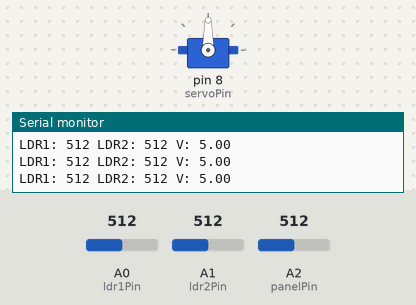
The sketch below on a simulated Arduino Uno, built with avr-gcc and run on an emulated ATmega328P. Parts: servo, the last lines printed to the serial monitor. The test bench sets the inputs (shaded band); at power-on: A0 (ldr1Pin) = 512, A1 (ldr2Pin) = 512, A2 (panelPin) = 512.

Above: at 1.2 s.
1.3 s: A0 (ldr1Pin) set to 542
At 3.82 s:
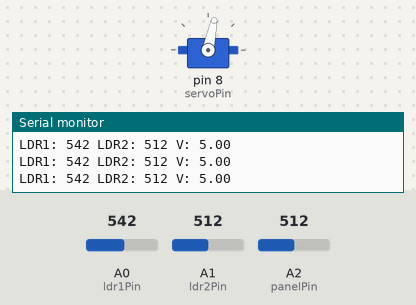
4.3 s: A0 (ldr1Pin) set to 511
At 5.1 s:
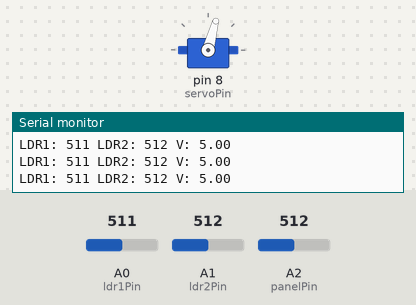
5.8 s: A1 (ldr2Pin) set to 479
At 7.64 s:
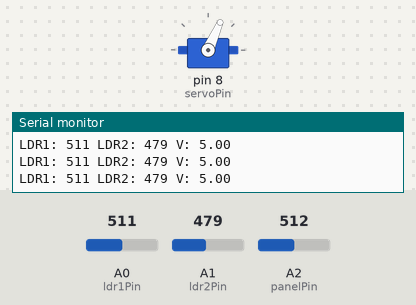
8.8 s: A1 (ldr2Pin) set to 511
10.3 s: A0 (ldr1Pin) set to 716
At 11.67 s:
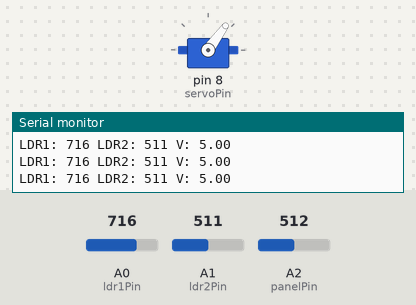
13.3 s: A2 (panelPin) set to 1010
16.3 s: A2 (panelPin) set to 1023
Timing chart, 0 to 20.3 s (numbered marks = the images above; inputs shaded):
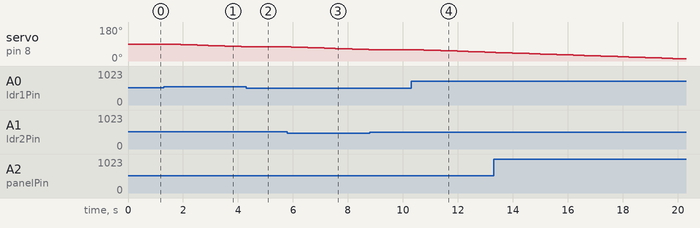

The sketch:

stbasic.ino
```cpp
#include <Servo.h>
int ldr1Pin = A0;  // LDR 1 (Levi senzor)
int ldr2Pin = A1;  // LDR 2 (Desni senzor)
int panelPin = A2;
int servoPin = 8;  // Servo motor pin
Servo myservo;     // Pravi servo objekat
int ldr1Value = 0;

int ldr2Value = 0;
int servoPos = 90; // Pocetna pozicija (moze se menjati ali utice na if funkciju
void setup() {
  myservo.attach(servoPin); // Prikljuci servo pinu 8
  pinMode(ldr1Pin, INPUT);  // LDR1 ulaz
  pinMode(ldr2Pin, INPUT);  // LDR2 ulaz
  myservo.write(servoPos);  // Pocetna pozicija serva
  Serial.begin(9600);       // Serijska kom, upali serial monitor
}
int threshold = 20; // tolerancija

void loop() {
  ldr1Value = analogRead(ldr1Pin);
  ldr2Value = analogRead(ldr2Pin);

  int diff = ldr1Value - ldr2Value;

  int raw = analogRead(panelPin);
  float voltage = raw * (5.0 / 1023.0); // pretva`ra se u napon
  float panelVoltage = voltage * 2; // mnozi se napon jer se deli sa dva

  Serial.print("LDR1: ");
  Serial.print(ldr1Value);
  Serial.print(" LDR2: ");
  Serial.print(ldr2Value);
  Serial.print(" V: ");
  Serial.println(panelVoltage); // println zbog novog reda
  delay(100);

  if (abs(diff) > threshold) {
    if (diff < 0) {
      //ako je LDR2 jači pomeri panel udesno
      if (servoPos < 180) { // moze se smanjiti ugao za 5 do 10 stepeni if (servoPos < 170) ...
        servoPos += 1;
        myservo.write(servoPos);
      }
    } else {
      // ako je LDR1 jači pomeri panel u levo
      if (servoPos > 0) { //if (servoPos > 10) ...
        servoPos -= 1;
        myservo.write(servoPos);
      }
    }
  }

  delay(100);
}
```

Measured:
- the behaviour switches between 532 and 533 on A0 (ldr1Pin) (found by bisection; images 0 and 1)
- after the input at 1.3 s, servo on pin 8 (servoPin): moves from 90° to 76° over 2.6 s, starting after 0.21 s
- after the input at 4.3 s, servo on pin 8 (servoPin): goes on until 4.3 s, then stays 75°
- after the input at 5.8 s, servo on pin 8 (servoPin): moves from 75° to 60° over 2.8 s, starting after 0.14 s
- after the input at 8.8 s, servo on pin 8 (servoPin): stays 60° (without the input it goes to 59° after 0.15 s)
- after the input at 10.3 s, servo on pin 8 (servoPin): moves from 60° to 46° over 2.6 s, starting after 0.26 s
